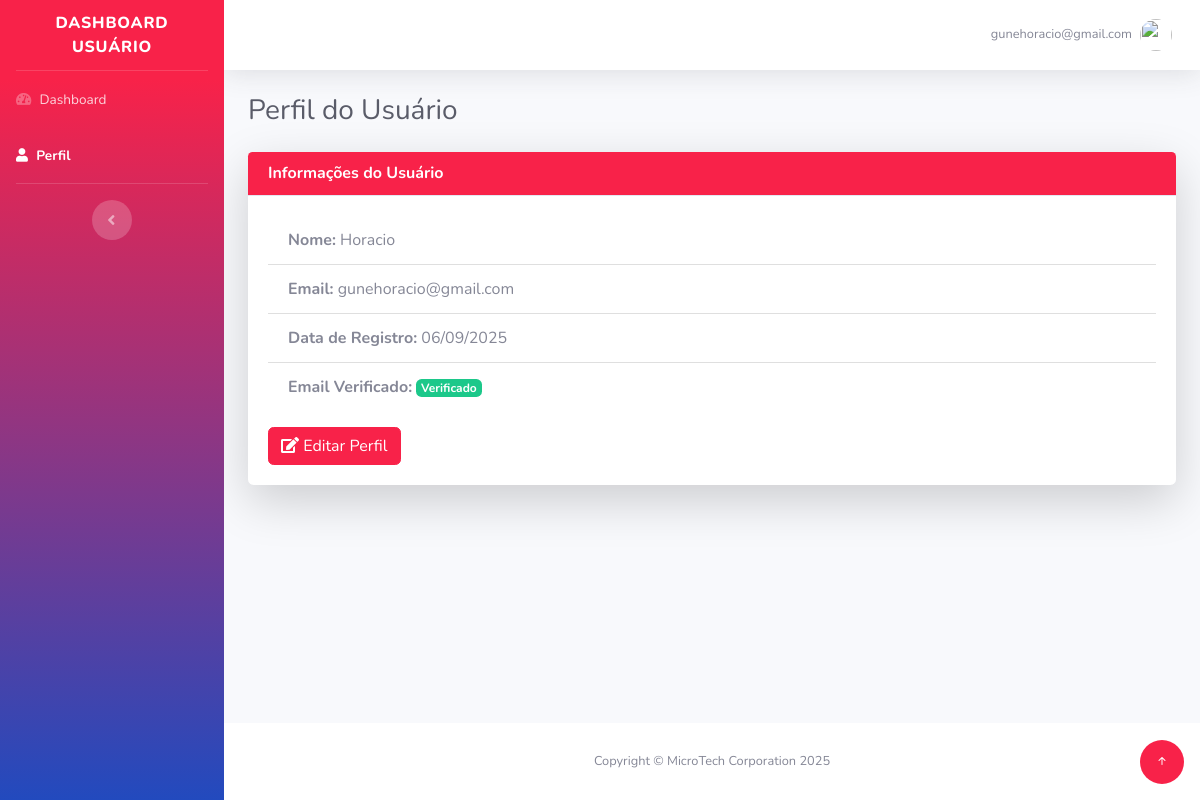
/app/views/user/user_profile.php, run on the app's committed database.
### tables this page shows
CREATE TABLE `usuarios` (
  `id` int NOT NULL AUTO_INCREMENT,
  `nome` varchar(100) NOT NULL,
  `email` varchar(150) NOT NULL,
  `senha` varchar(255) NOT NULL,
  `token_api` varchar(255) DEFAULT NULL,
  `criado_em` timestamp NOT NULL DEFAULT CURRENT_TIMESTAMP,
  `atualizado_em` timestamp NOT NULL DEFAULT CURRENT_TIMESTAMP ON UPDATE CURRENT_TIMESTAMP,
  `ativo` tinyint(1) DEFAULT '1',
  `email_verificado` tinyint(1) DEFAULT '0',
  `codigo_verificacao` varchar(6) DEFAULT NULL,
  `codigo_expiracao` timestamp NULL DEFAULT NULL,
  PRIMARY KEY (`id`),
  UNIQUE KEY `email` (`email`),
  UNIQUE KEY `token_api` (`token_api`)
);

### app/configs/database.php (called while the page is built, shortened)
<?php
function getConnection(){
    try{
        $pdo = new PDO('mysql:host='.DB_HOST.';dbname='.DB_NAME, DB_USER, DB_PASS);
        $pdo->setAttribute(PDO::ATTR_ERRMODE, PDO::ERRMODE_EXCEPTION);
        return $pdo;
    } catch (PDOException $e) {
        echo "Connection failed: " . $e->getMessage();
        return null;
    }
}

### app/controllers/userController.php (called while the page is built, shortened)
<?php
require_once __DIR__ . '/../models/userModel.php';
class UserController
{
    private $userModel;
    public function __construct()
    {
        $this->userModel = new UserModel();
    }
    public function loadUserDataController($userId = 72)
    {
        return $this->userModel->loadUserDataModel($userId);
    }
}
?>

### app/models/userModel.php (called while the page is built, shortened)
<?php
require_once __DIR__ . '/../configs/database.php';
class UserModel
{
    private $db;
    public function __construct()
    {
        $this->db = getConnection();
    }
    public function loadUserDataModel($id)
    {
        try {
            $stmt = $this->db->prepare("SELECT nome, email, criado_em, atualizado_em, email_verificado, token_api
                                        FROM usuarios WHERE id = ? AND ativo = TRUE");
            $stmt->execute([$id]);
            $result = $stmt->fetch(PDO::FETCH_ASSOC);
            return $result;
        } catch (PDOException $e) {
            error_log("Erro ao carregar dados do usuário ID $id: " . $e->getMessage());
            return false;
        }
    }
}
?>

### app/views/user/user_profile.php (the view, shortened to what this page needs)
<?php
require_once __DIR__ . '/../../controllers/userController.php';
$userController = new UserController();
$user_id = $_SESSION['user_id'] ?? '72';
$user = $userController->loadUserDataController($user_id);
?>
<!DOCTYPE html>
<html lang="en">
<head>
    <link href="/assets/vendor_userr/fontawesome-free/css/all.min.css" rel="stylesheet" type="text/css" />
    <link href="/assets/vendor/bootstrap-icons/bootstrap-icons.css" rel="stylesheet" />
    <link href="/assets/css/user_dshb.css" rel="stylesheet" />
    <link href="/assets/css/form.css" rel="stylesheet" />
</head>
<body id="page-top">
    <div id="wrapper">
        <ul class="navbar-nav bg-gradient-primary sidebar sidebar-dark accordion" id="accordionSidebar">
            <a class="sidebar-brand d-flex align-items-center justify-content-center" href="user_dashboard.php">
                <div class="sidebar-brand-text mx-3">Dashboard Usuário</div>
            </a>
            <hr class="sidebar-divider my-0" />
            <li class="nav-item">
                <a class="nav-link" href="user_dashboard.php">
                    <i class="fas fa-tachometer-alt"></i>
                    <span>Dashboard</span>
                </a>
            </li>
            <li class="nav-item active">
                <a class="nav-link" href="user_profile.php">
                    <i class="fas fa-user"></i>
                    <span>Perfil</span>
                </a>
            </li>
            <hr class="sidebar-divider d-none d-md-block" />
            <div class="text-center d-none d-md-inline">
                <button class="rounded-circle border-0" id="sidebarToggle"></button>
            </div>
        </ul>
        <div id="content-wrapper" class="d-flex flex-column">
            <div id="content">
                <nav class="navbar navbar-expand navbar-light bg-white topbar mb-4 static-top shadow">
                    <ul class="navbar-nav ml-auto">
                        <li class="nav-item dropdown no-arrow">
                            <a class="nav-link dropdown-toggle" href="#" id="userDropdown" role="button" data-toggle="dropdown" aria-haspopup="true" aria-expanded="false">
                                <span class="mr-2 d-none d-lg-inline text-gray-600 small"><?php echo htmlspecialchars($user['email']); ?></span>
                                <img class="img-profile rounded-circle" src="/assets/img_user/undraw_profile.svg" />
                            </a>
                        </li>
                    </ul>
                </nav>
                <div class="container-fluid">
                    <h1 class="h3 mb-4 text-gray-800">Perfil do Usuário</h1>
                    <div class="card shadow-lg border-0 rounded-3 mb-4">
                        <div class="card-header bg-primary text-white">
                            <h6 class="m-0 font-weight-bold">Informações do Usuário</h6>
                        </div>
                        <div class="card-body">
                            <ul class="list-group list-group-flush">
                                <li class="list-group-item"><strong>Nome:</strong> <?php echo htmlspecialchars($user['nome']); ?></li>
                                <li class="list-group-item"><strong>Email:</strong> <?php echo htmlspecialchars($user['email']); ?></li>
                                <li class="list-group-item"><strong>Data de Registro:</strong> <?php echo date('d/m/Y', strtotime($user['criado_em'])); ?></li>
                                <li class="list-group-item"><strong>Email Verificado:</strong>
                                    <?php echo $user['email_verificado'] ? '<span class="badge bg-success text-white">Verificado</span>' : '<span class="badge bg-warning text-dark">Não Verificado</span>'; ?>
                                </li>
                            </ul>
                            <div class="mt-3">
                                <button class="btn btn-primary" data-toggle="modal" data-target="#editProfileModal">
                                    <i class="fas fa-edit"></i> Editar Perfil
                                </button>
                            </div>
                        </div>
                    </div>
                </div>
            </div>
            <footer class="sticky-footer bg-white">
                <div class="container my-auto">
                    <div class="copyright text-center my-auto">
                        <span>Copyright &copy; MicroTech Corporation 2025</span>
                    </div>
                </div>
            </footer>
        </div>
    </div>
    <a class="scroll-to-top rounded-scroll" href="#page-top">
        <i class="bi bi-arrow-up-short"></i>
    </a>
</body>
</html>

### assets/css/form.css (style rules this page uses)
:root { --accent: #f82249; --accent-hover: #bb2d3b; --light-bg: #f8f9fa; }

### data on the page
usuarios: email "gunehoracio@gmail.com", nome "Horacio", criado_em "06/09/2025"
